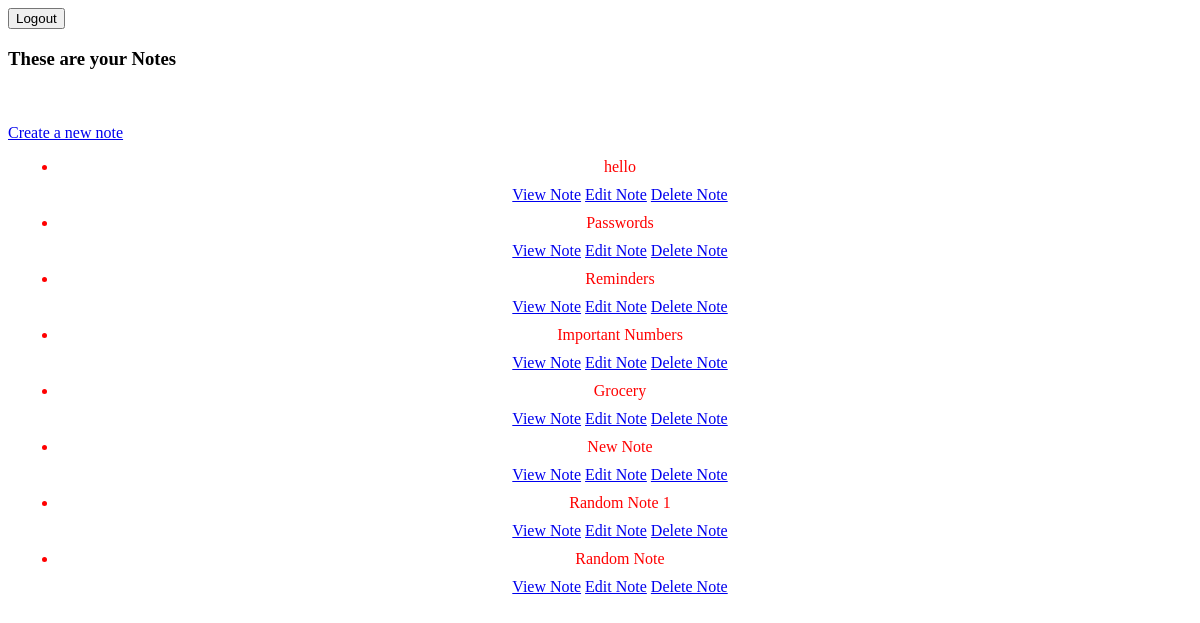
Page /user/notes/ (signed in) on the earlier database version.
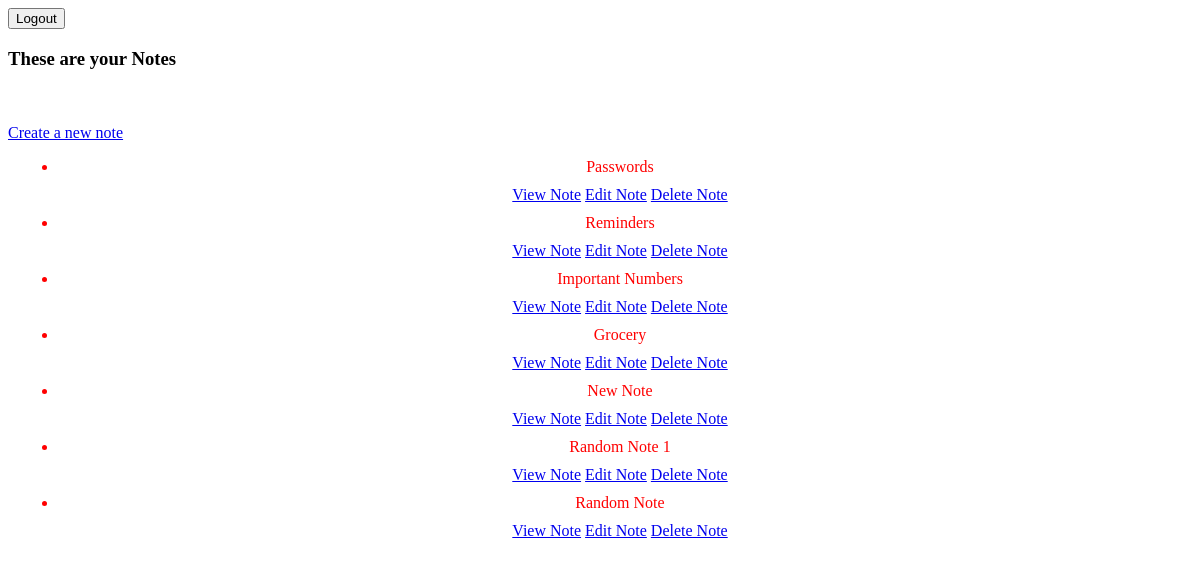
Same page on the later database version.
### notes/models.py (models this page shows)
class Notes(models.Model):
    title=models.CharField(max_length=200)
    text=models.TextField()
    updated=models.DateTimeField(auto_now=True)
    created=models.DateTimeField(auto_now_add=True)
    user=models.ForeignKey(User,on_delete=models.CASCADE,related_name='notes')
    class Meta:
        ordering=['-updated','-created']

### notes/views.py (the view)
# urls.py: path('notes/',views.list,name='notes.list'),
@login_required(login_url='login')
def list(request):
    all_notes=Notes.objects.filter(user=request.user)
    return render(request,'notes/notesList.html',{'notes': all_notes})

### notes/templates/notes/notesList.html (shortened to what this page needs)
<!DOCTYPE html>
<html lang="en">
<head>
</head>
<body>
    <nav>
        <form method="POST" action="{% url 'logout' %}">
            <button type="submit">Logout</button>
        </form>
    </nav>
    <h3>These are your Notes</h3>
    <br><br>
    <a href="{% url 'notes.new' %}">Create a new note</a>
    <br>
    <ul style="text-align:center">
        {% for note in notes %}
        <li style="color: red; text-align:center; margin:10px">{{note.title}}</li>
        <a href="{% url 'notes.detail' pk=note.id %}">View Note</a>
        <a href="{% url 'notes.edit' pk=note.id %}">Edit Note</a>
        <a href="{% url 'notes.delete' pk=note.id %}">Delete Note</a>
        {% endfor %}
    </ul>
</body>
</html>

Differences in the rows shown:
removed Notes: title "hello"
